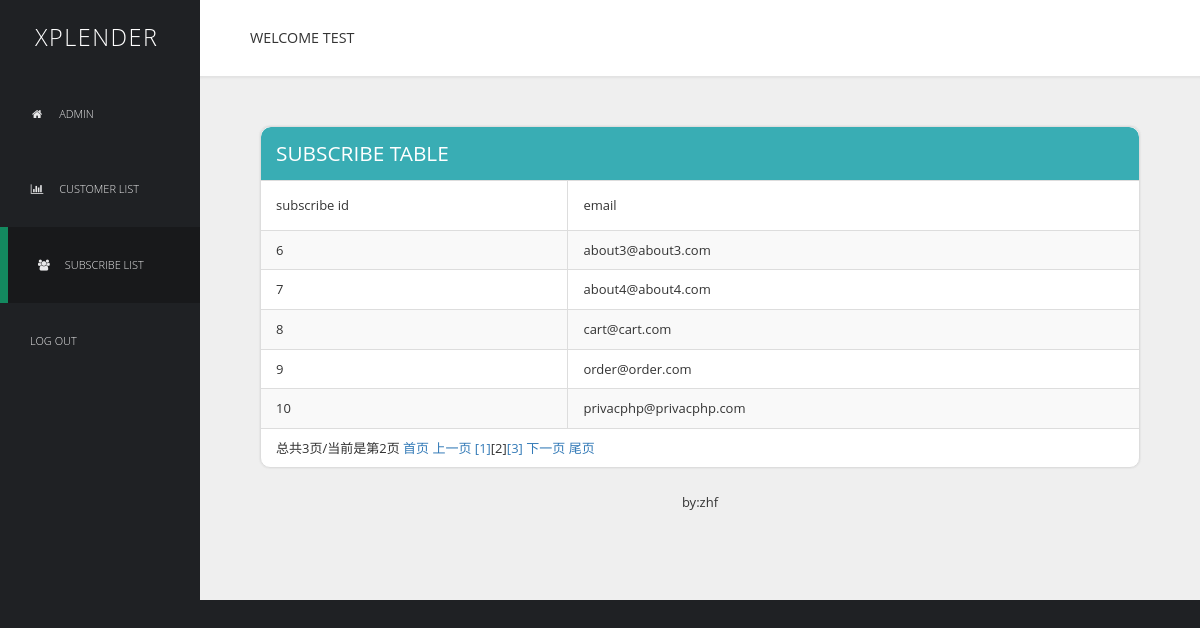
Screenshot of /xplender-master/bakcstage/subscribe.php?page=2 (signed in) with the database file from the repository.
### tables this page shows
CREATE TABLE IF NOT EXISTS `xplender_subscribe` (
  `subscribe_id` int(10) NOT NULL AUTO_INCREMENT,
  `subscribe_email` varchar(50) NOT NULL,
  PRIMARY KEY (`subscribe_id`)
);

### xplender-master/core/admin.inc.php (called while the page is built, shortened)
<?php
function getProductPage($page,$pageSize=2,$table,$where=null){
  $where=$where==null?null:" where ".$where;
  $sql="select * from {$table} {$where}";
  $totalRows=getResultNum($sql);
  $totalPage=ceil($totalRows/$pageSize);
  $offset=($page-1)*$pageSize;
  $sql="select * from {$table} {$where} limit {$offset},{$pageSize}";
  $rows=fetchAll($sql);
  return $rows;
}

### xplender-master/lib/mysql.func.php (called while the page is built, shortened)
<?php
  function fetchAll($sql,$result_type=MYSQL_ASSOC){
    $result=mysql_query($sql);
    while(@$row=mysql_fetch_array($result,$result_type)){
      $rows[]=$row;
    };
    return $rows;
  }
  function getResultNum($sql){
    $result=mysql_query($sql);
	return mysql_num_rows($result);
  }

### xplender-master/bakcstage/subscribe.php (the view, shortened to what this page needs)
<?php
require_once '../include.php';
$pageSize=5;
$page=@$_REQUEST['page']?(int)$_REQUEST['page']:1;
@$subscribe_email=$_REQUEST['subscribe_email'];
if($subscribe_email){
  $rows=getProductPage($page,$pageSize,"xplender_subscribe","subscribe_email='{$subscribe_email}'");
}else{
  $rows=getProductPage($page,$pageSize,"xplender_subscribe");
}
?>
<!DOCTYPE html>
<html lang="en">
  <head>
    <link href="css/font-awesome.min.css" rel="stylesheet">
    <link href="css/bootstrap.min.css" rel="stylesheet">
    <link href="css/templatemo-style.css" rel="stylesheet">
  </head>
  <body>
    <div class="templatemo-flex-row">
      <div class="templatemo-sidebar" style="width:200px;">
        <header class="templatemo-site-header">
          <h1>xplender</h1>
        </header>
        <nav class="templatemo-left-nav" style="font-size:10px;">
          <ul>
            <li><a href="admin.php" ><i class="fa fa-home fa-fw"></i>admin</a></li>
            <li><a href="customer.php"><i class="fa fa-bar-chart fa-fw"></i>customer list</a></li>
            <li><a href="#subscribe.php"  class="active"><i class="fa fa-users fa-fwi"></i>Subscribe list</a></li>
            <li><a href="../doAction.php?act=logout">log out</a></li>
          </ul>
        </nav>
      </div>
      <div class="templatemo-content col-1 light-gray-bg">
        <div class="templatemo-top-nav-container">
          <div class="row">
            <nav class="templatemo-top-nav col-lg-12 col-md-12">
              <ul class="text-uppercase">
				<li>Welcome <?php echo $_SESSION['login_admin_name']; ?></li>
              </ul>
            </nav>
          </div>
        </div>
        <div class="templatemo-content-container">
		  <div class="templatemo-flex-row flex-content-row">
			<div class="col-1">
              <div class="panel panel-default templatemo-content-widget white-bg no-padding templatemo-overflow-hidden">
                <div class="panel-heading templatemo-position-relative"><h2 class="text-uppercase">Subscribe Table</h2></div>
                <div class="table-responsive">
                  <table class="table table-striped table-bordered">
                    <thead>
                      <tr>
                        <td>subscribe id</td>
                        <td>email</td>
                      </tr>
                    </thead>
                    <tbody>
                      <?php foreach($rows as $row): ?>
						    <tr>
								<td><?php echo $row['subscribe_id']; ?></td>
								<td><?php echo $row['subscribe_email']; ?></td>
							</tr>
							<?php endforeach; ?>
							<?php if($rows>$pageSize):?>
							<tr>
							    <td colspan="2" class="no-padding-right"><?php echo showPage($page,$totalPage);?></td>
							</tr>
							<?php endif;?>
                    </tbody>
                  </table>
                </div>
              </div>
            </div>
          </div>
		  <footer class="text-center">
            <p>by:zhf</p>
          </footer>
        </div>
      </div>
    </div>
  </body>
</html>

### xplender-master/bakcstage/css/templatemo-style.css (style rules this page uses)
* { font-family: 'Open Sans', sans-serif; }
body { font-size: 13px; }
body, .templatemo-left-nav { background: #1f2124; }
h1, h2, h3 { margin: 0; }
h2 { font-size: 1.6em; }
ul { list-style-type: none; margin: 0; padding: 0; }
nav li { font-size: 1.1em; list-style: none; text-transform: uppercase; }
.templatemo-position-relative { position: relative; }
.white-bg { background-color: white; }
.light-gray-bg { background-color: #efefef; }
footer { padding: 15px; }
.templatemo-sidebar { width: 300px; }
.templatemo-site-header { margin: 25px 30px; }
.templatemo-site-header h1 { color: white; display: inline-block; font-size: 1.8em; font-weight: 300; letter-spacing: 1.5px; margin: 0 5px; text-transform: uppercase; vertical-align: middle; }
.templatemo-left-nav li { font-weight: 300; }
.templatemo-left-nav a.active, .templatemo-left-nav a:hover { background: #18191b; border-left: 8px solid #13895F; }
.templatemo-left-nav a { color: #e9e9ea; display: block; padding: 30px; transition: all 0.3s ease; }
.templatemo-left-nav .fa { margin-right: 15px; }
.templatemo-top-nav-container { background-color: white; padding: 28px 50px; box-shadow: 0px 0px 2px 2px rgba(161, 159, 159, 0.18); }
.templatemo-top-nav li { float: left; list-style: none; }
.templatemo-content { margin-top: 0px; min-height: 600px; padding: 0; overflow-x: hidden; }
.templatemo-content-container { padding: 40px 50px; }
.templatemo-flex-row { display: -webkit-flex; display: -ms-flexbox; display: flex; }
.col-1 { -webkit-flex: 1; -ms-flex: 1; flex: 1; }
.templatemo-content-widget { border-radius: 10px; padding: 30px; position: relative; margin: 10px; box-shadow: 0px 0px 1px 1px rgba(161, 159, 159, 0.1); }
.templatemo-content-widget.no-padding { padding: 0; }
.panel-default>.panel-heading { background-color: #39ADB4; border-top-left-radius: 10px; border-top-right-radius: 10px; color: white; padding: 15px; }
.panel { border-radius: 10px; }
.table { margin-bottom: 0; }
.table>tbody>tr>td { padding: 10px 15px; }
.table>thead>tr>td { padding: 15px; }
.templatemo-overflow-hidden { overflow: hidden; }
.panel>.table-responsive:last-child>.table:last-child, .panel>.table:last-child { border-bottom-right-radius: 10px; border-bottom-left-radius: 10px; }
@media only screen and (min-width: 768px) { .templatemo-left-nav { display: block !important; } }

### rows the page displays
xplender_subscribe: subscribe_id "6", subscribe_email "about3@about3.com"
xplender_subscribe: subscribe_id "7", subscribe_email "about4@about4.com"
xplender_subscribe: subscribe_id "8", subscribe_email "cart@cart.com"
xplender_subscribe: subscribe_id "9", subscribe_email "order@order.com"
xplender_subscribe: subscribe_id "10", subscribe_email "privacphp@privacphp.com"

### other values shown
$_SESSION['login_admin_name'] "TEST"
showPage($page,$totalPage) "总共3页/当前是第2页"
